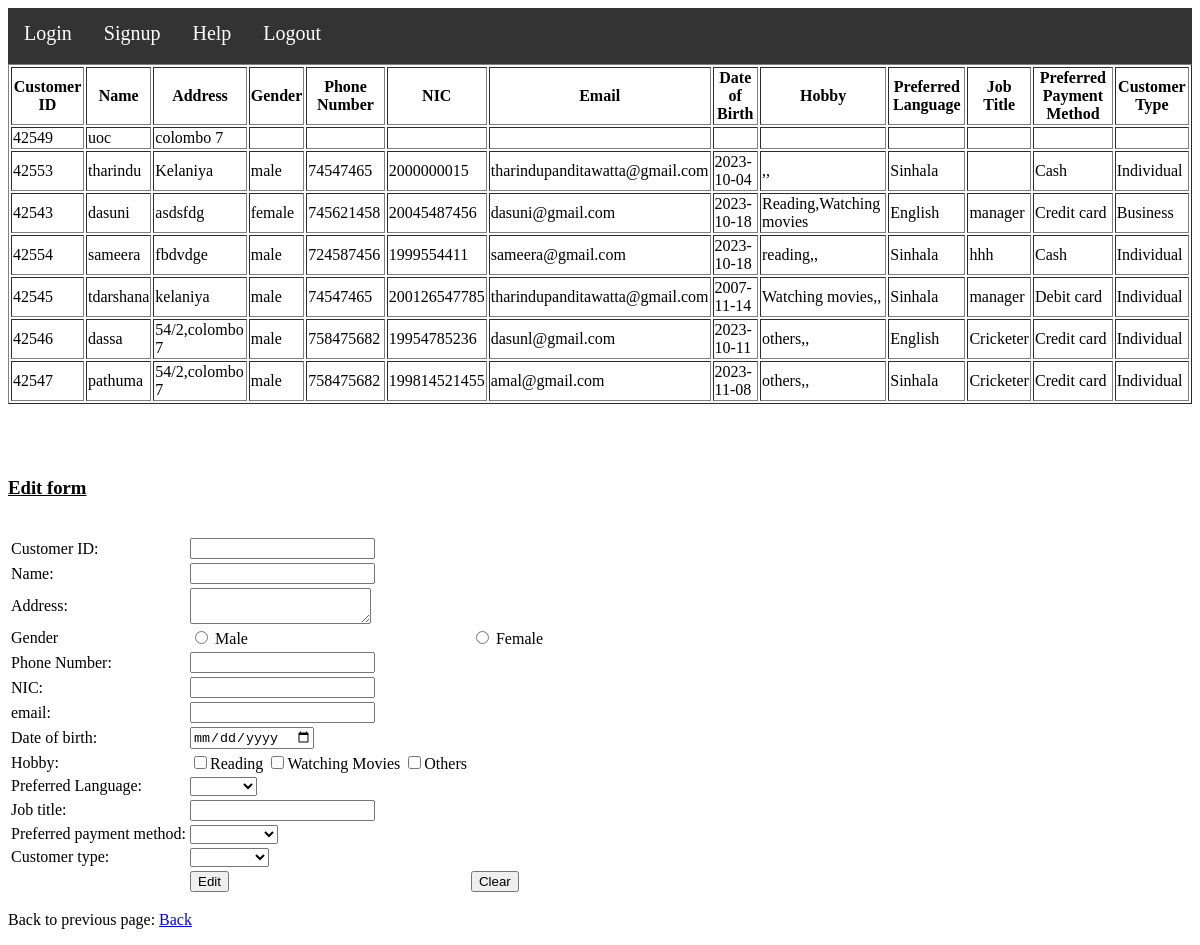
Page /temp/edit.php (signed in) on the committed database.
### tables this page shows
CREATE TABLE IF NOT EXISTS `customer_relation` (
  `Customer_id` int(11) NOT NULL AUTO_INCREMENT,
  `First_name` varchar(20) NOT NULL,
  `Last_name` varchar(20) NOT NULL,
  `Username` varchar(30) NOT NULL,
  `Password` varchar(20) NOT NULL,
  `Address` varchar(30) DEFAULT NULL,
  `Gender` varchar(10) DEFAULT NULL,
  `Phone_no` int(10) DEFAULT NULL,
  `NIC` bigint(12) DEFAULT NULL,
  `Email` varchar(30) DEFAULT NULL,
  `Date_of_birth` varchar(20) DEFAULT NULL,
  `Hobby` varchar(50) DEFAULT NULL,
  `Preferred_language` varchar(10) DEFAULT NULL,
  `Job_title` varchar(10) DEFAULT NULL,
  `Preferred_payment_method` varchar(15) DEFAULT NULL,
  `Customer_type` varchar(10) DEFAULT NULL,
  `Admin` varchar(10) DEFAULT NULL,
  PRIMARY KEY (`Customer_id`)
);

### temp/edit.php (the view, shortened to what this page needs)
<html>
<head>
    <link rel="stylesheet" type="text/css" href="./files/sample.css">
</head>
<body>
<ul class="ul1" >
    <li><a href="index.php">Login</a></li>
    <li><a href="signup.php">Signup</a></li>
    <li><a href="help.php">Help</a></li>
    <li><a href="logout.php">Logout</a></li>
</ul>
<?php
include("connection.php");
$sql = "SELECT Customer_id, Username, Address, Gender, Phone_no, NIC, Email, Date_of_birth, Hobby, Preferred_language, Job_title, Preferred_payment_method, Customer_type
        FROM customer_relation
        WHERE Admin != 'yes'";
$result = $conn->query($sql);
if ($result->num_rows > 0) {
    echo "<table border='1'>";
    echo "<tr><th>Customer ID</th><th>Name</th><th>Address</th><th>Gender</th><th>Phone Number</th><th>NIC</th><th>Email</th><th>Date of Birth</th><th>Hobby</th><th>Preferred Language</th><th>Job Title</th><th>Preferred Payment Method</th><th>Customer Type</th></tr>";
    while($row = $result->fetch_assoc()) {
        echo "<tr>";
        echo "<td>" . $row['Customer_id'] . "</td>";
        echo "<td>" . $row['Username'] . "</td>";
        echo "<td>" . $row['Address'] . "</td>";
        echo "<td>" . $row['Gender'] . "</td>";
        echo "<td>" . $row['Phone_no'] . "</td>";
        echo "<td>" . $row['NIC'] . "</td>";
        echo "<td>" . $row['Email'] . "</td>";
        echo "<td>" . $row['Date_of_birth'] . "</td>";
        echo "<td>" . $row['Hobby'] . "</td>";
        echo "<td>" . $row['Preferred_language'] . "</td>";
        echo "<td>" . $row['Job_title'] . "</td>";
        echo "<td>" . $row['Preferred_payment_method'] . "</td>";
        echo "<td>" . $row['Customer_type'] . "</td>";
        echo "</tr>";
    }
    echo "</table>";
} else {
    echo "No customers found.";
}
?>
<br/><br/><br/>
<h3><u>Edit form</u></h3><br/>
<form name="edit" method="post" action="">
    <table>
        <tr>
            <td>Customer ID:</td>
            <td><input type="number" name="cid1" required></td>
        </tr>
        <tr>
            <td>Name:</td>
            <td><input type="text" name="username"></td>
        </tr>
        <tr>
            <td>Address:</td>
            <td><textarea name="address" rows="2" cols="20"></textarea></td>
        </tr>
        <tr>
            <td>Gender</td>
            <td><input type="radio" name="gender" value="male" id="male">
                <label for="male">Male</label></td>
            <td><input type="radio" name="gender" value="female" id="female">
                <label for="female">Female</label></td>
        </tr>
        <tr>
            <td>Phone Number:</td>
            <td><input type="number" name="phone"></td>
        </tr>
        <tr>
            <td>NIC:</td>
            <td><input type="number" name="nic"></td>
        </tr>
        <tr>
            <td>email:</td>
            <td><input type="text" name="email"></td>
        </tr>
        <tr>
            <td>Date of birth:</td>
            <td><input type="date" name="dob"></td>
        </tr>
        <tr>
            <td>Hobby:</td>
            <td>
                <input type="checkbox" name="hobbies[]" value="Reading" check>Reading
                <input type="checkbox" name="hobbies[]" value="Watching movies" check>Watching Movies
                <input type="checkbox" name="hobbies[]" value="Others" check>Others
            </td>
        </tr>
        <tr>
            <td>Preferred Language:</td>
            <td>
                <select name="language">
                    <option selected></option>
                    <option>Sinhala</option>
                </select>
            </td>
        </tr>
        <tr>
            <td>Job title:</td>
            <td><input type="text" name="job"></td>
        </tr>
        <tr>
            <td>Preferred payment method:</td>
            <td>
                <select name="pmethod">
                    <option selected></option>
                    <option>Cash</option>
                </select>
            </td>
        </tr>
        <tr>
            <td>Customer type:</td>
            <td>
                <select name="ctype">
                    <option selected></option>
                    <option>Individual</option>
                </select>
            </td>
        </tr>
        <tr>
            <td></td>
            <td><input type="submit" value="Edit"></td>
            <td><input type="reset" value="Clear"></td>
        </tr>
    </table>
</form>
<p>Back to previous page: <a href="admin.php">Back</a></p>
</body>
</html>

### temp/files/sample.css (style rules this page uses)
li a,.ul1 { list-style-type:none; margin:0; padding:0; overflow:hidden; background-color:#333; }
li, .set { font-size:20px; }
li { float:left; }
li a, .dropbtn { display:inline-block; color:white; text-align:center; padding:14px 16px; text-decoration:none; }

### rows in the picture
customer_relation: Customer_id "42549", Username "uoc", Address "colombo 7"
customer_relation: Customer_id "42553", Username "tharindu", Address "Kelaniya", Gender "male", Phone_no "74547465", NIC "2000000015", Email "tharindupanditawatta@gmail.com", Date_of_birth "2023-10-04", Hobby ",,", Preferred_language "Sinhala", Preferred_payment_method "Cash", Customer_type "Individual"
customer_relation: Customer_id "42543", Username "dasuni", Address "asdsfdg", Gender "female", Phone_no "745621458", NIC "20045487456", Email "dasuni@gmail.com", Date_of_birth "2023-10-18", Hobby "Reading,Watching movies", Preferred_language "English", Job_title "manager", Preferred_payment_method "Credit card", Customer_type "Business"
customer_relation: Customer_id "42554", Username "sameera", Address "fbdvdge", Gender "male", Phone_no "724587456", NIC "1999554411", Email "sameera@gmail.com", Date_of_birth "2023-10-18", Hobby "reading,,", Preferred_language "Sinhala", Job_title "hhh", Preferred_payment_method "Cash", Customer_type "Individual"
customer_relation: Customer_id "42545", Username "tdarshana", Address "kelaniya", Gender "male", Phone_no "74547465", NIC "200126547785", Email "tharindupanditawatta@gmail.com", Date_of_birth "2007-11-14", Hobby "Watching movies,,", Preferred_language "Sinhala", Job_title "manager", Preferred_payment_method "Debit card", Customer_type "Individual"
customer_relation: Customer_id "42546", Username "dassa", Address "54/2,colombo 7", Gender "male", Phone_no "758475682", NIC "19954785236", Email "dasunl@gmail.com", Date_of_birth "2023-10-11", Hobby "others,,", Preferred_language "English", Job_title "Cricketer", Preferred_payment_method "Credit card", Customer_type "Individual"
customer_relation: Customer_id "42547", Username "pathuma", Address "54/2,colombo 7", Gender "male", Phone_no "758475682", NIC "199814521455", Email "amal@gmail.com", Date_of_birth "2023-11-08", Hobby "others,,", Preferred_language "Sinhala", Job_title "Cricketer", Preferred_payment_method "Credit card", Customer_type "Individual"
